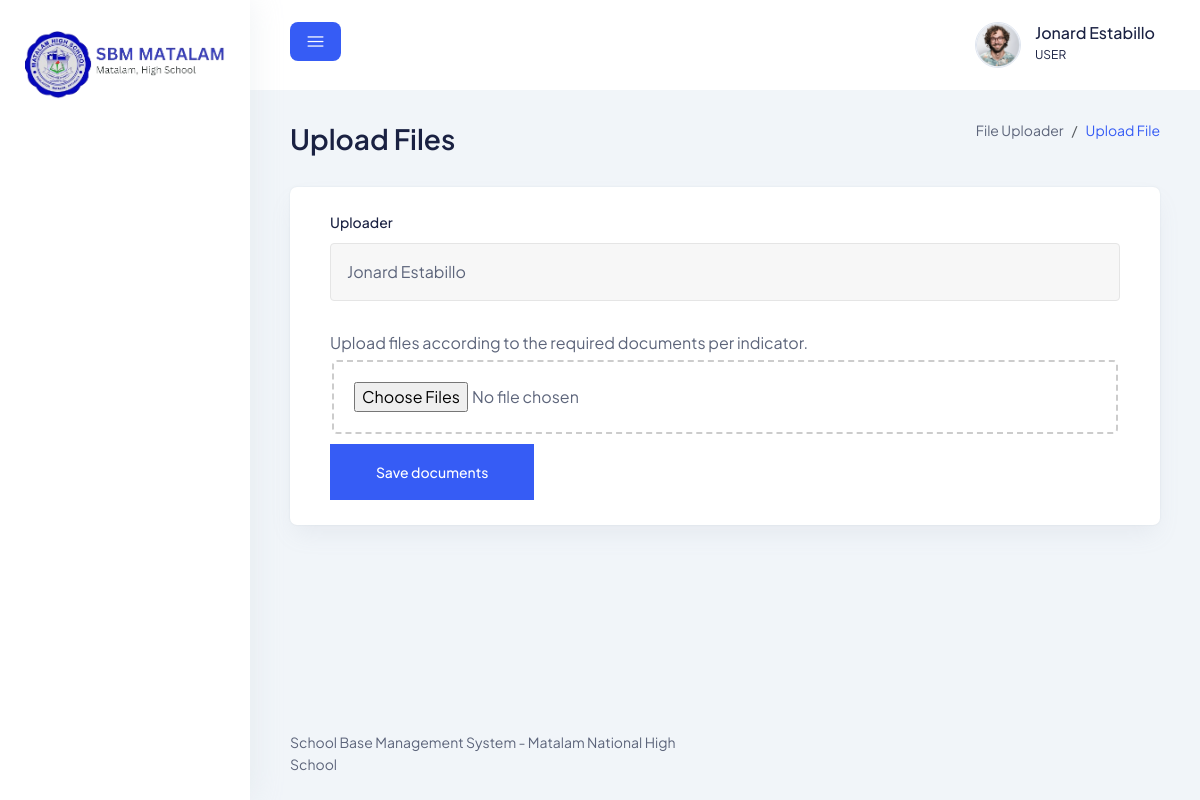
Screenshot of /client/upload/1 (signed in) with the database file from the repository.
### authentication/models.py (models this page shows, shortened)
class User(AbstractUser):
    class Role(models.TextChoices):
        ADMIN_USER = "ADMIN",'ADMIN'
        CHAIRPERSON = "CHAIRPERSON",'CHAIRPERSON'
        MEMBER = "MEMBER",'MEMBER'
        KPI = "KPI TEAM",'KPI TEAM'
        SBM_COORDINATOR = "SBM COORDINATOR",'SBM COORDINATOR'
    BASE_ROLE = Role.ADMIN_USER
    user_gender  = models.CharField(choices=(('1','Male'),('2','Female')),max_length=255,null=True,default="",blank=True)
    user_mobile  = models.CharField(max_length=150,help_text="Enter your mobile number",null=True,blank=True)
    user_profile = models.FileField(upload_to="profile/",null=True,blank=True,default="profile/default.jpg")
    user_role    = models.CharField(choices=Role.choices,max_length=30,default=BASE_ROLE)
    middle_name  = models.CharField(max_length=50,null=True,blank=True)
    class Meta:
        verbose_name = "User"
        verbose_name_plural = "Users"

### client/views.py (the view)
# urls.py: path('upload/<int:task_id>',member_upload_page,name='upload_files'),
@login_required(login_url=reverse_lazy("auth_login"))
@only_user
def member_upload_page(request,task_id):
    context = {}
    context['my_upload_path'] = get_path(request)
    context['task_id'] = task_id
    return render(request,"members/upload.html",context)

### app/views.py (called while the page is built)
@login_required(login_url=reverse_lazy('auth_login'))
def get_path(request):
    return request.path

### client/templates/members/upload.html (shortened to what this page needs)
{% extends 'member_base.html' %}
{% load static %}
{% block specific_pagecss %}
<link rel="stylesheet" href="https://unpkg.com/dropzone@5/dist/min/dropzone.min.css" type="text/css" />
{% endblock %}
{% block page_header_name %}Upload Files{% endblock %}
{% block page_nav %}
<ol class="breadcrumb">
    <li class="breadcrumb-item">
      <a href="#0">File Uploader</a>
    </li>
    <li class="breadcrumb-item active" aria-current="page">
        Upload File
    </li>
  </ol>
{% endblock %}
{% block content %}
<div class="card-style px-0 mb-30">
    <div class="container-fluid">
        <div class="input-style-1">
            <label for="uploader">Uploader</label>
            <input type="text" name="uploader" id="uploader" value="{{ request.user.first_name }} {{ request.user.last_name }}" readonly>
        </div>
        <label for="">Upload files according to the required documents per indicator.</label>
        <form action="{% url 'upload_file' %}" class="dropzone" id="mydropzone" enctype="multipart/form-data">
            <div class="fallback">
                <input type="file" name="file" id="file" multiple>
            </div>
        </form>
        <button type="button" class="main-btn primary-btn square-btn btn-hover" id="submit_document">Save documents</button>
    </div>
</div>
{% endblock %}

### app/templates/includes/member/header.html (shortened to what this page needs)
{% load static %}
<header class="header">
    <div class="container-fluid">
      <div class="row">
        <div class="col-lg-5 col-md-5 col-6">
          <div class="header-left d-flex align-items-center">
            <div class="menu-toggle-btn mr-15">
              <button id="menu-toggle" class="main-btn primary-btn btn-sm square-btn btn-hover">
                <i class="lni lni-menu"></i>
              </button>
            </div>
          </div>
        </div>
        <div class="col-lg-7 col-md-7 col-6">
          <div class="header-right">
            <div class="profile-box ml-15">
              <button class="dropdown-toggle bg-transparent border-0" type="button" id="profile"
                data-bs-toggle="dropdown" aria-expanded="false">
                <div class="profile-info">
                  <div class="info">
                    <div class="image">
                      <img src="{{ request.user.user_profile.url }}" alt="{{ request.user.username }}" />
                    </div>
                    <div>
                      <h6 class="fw-500">{{ request.user.first_name }} {{ request.user.last_name }}</h6>
                      <p>{{ request.user.user_role }}</p>
                    </div>
                  </div>
                </div>
              </button>
            </div>
          </div>
        </div>
      </div>
    </div>
  </header>

### static/assets/css/fullcalendar.css (style rules this page uses)
:root { --fc-daygrid-event-dot-width:8px;--fc-list-event-dot-width:10px;--fc-list-event-hover-bg-color:#f5f5f5 }

### client/templates/members/upload.html (style rules this page uses)
.dropzone { border: 2px dashed #ccc; background: white; padding: 20px; border-radius: 5px; margin: 2px; margin-top: 5px; margin-bottom: 10px; }

### rows the page displays
User: user.user_profile (picture), user.first_name "Jonard", user.last_name "Estabillo", user.user_role "USER", uploader "Jonard Estabillo"
